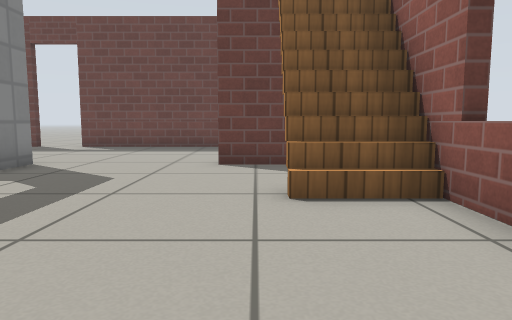
[1] (above)

12 first-person views from a walk through a robot-simulator world made for Gazebo. The camera is 0.5 m above the floor, tilts 6° down and sees 70° across. The floor is counted in squares, 0.5 m on a side. Each view is taken from the middle of a square. On the plan, view 1 faces up. The plan holds only what a view shows up to about 13 squares ahead; the rest is blank. Gazebo's built-in surfaces are drawn with simple patterns.

[2]
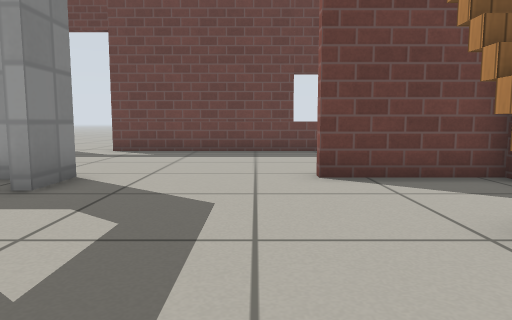

[3]
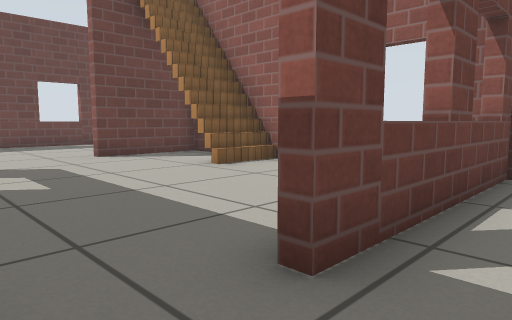

[4]
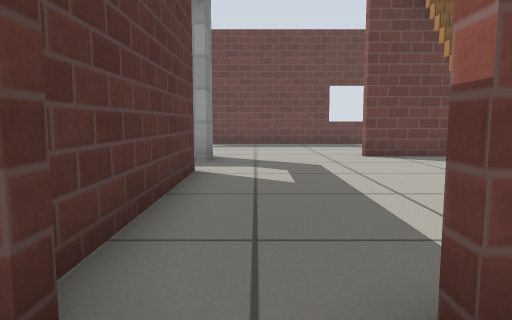

[5]
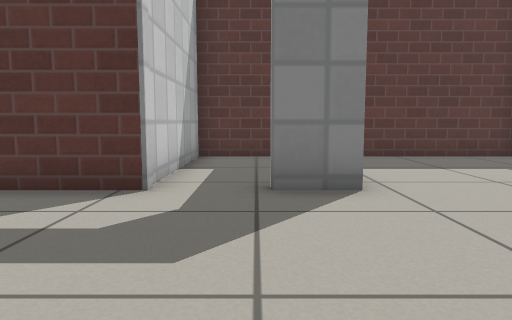

[6]
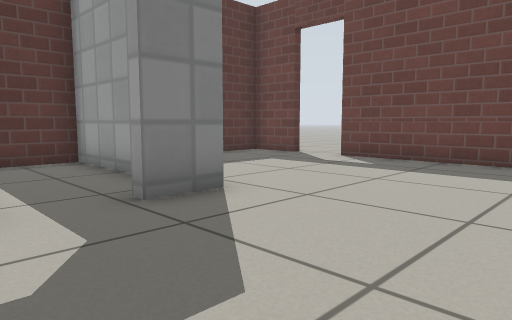

[7]
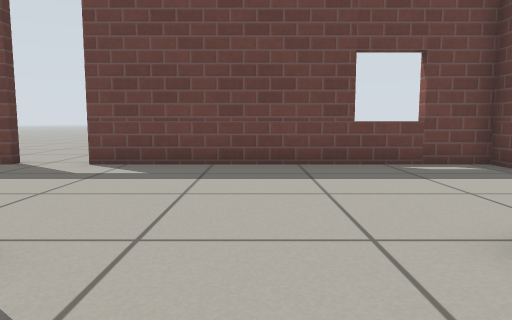

[8]
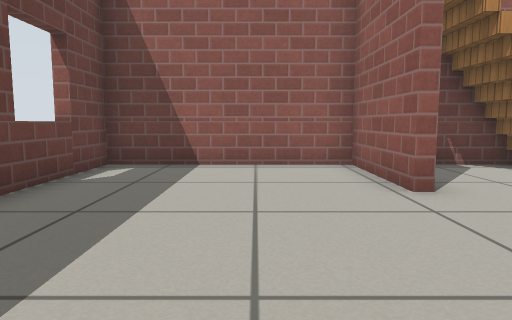

[9]
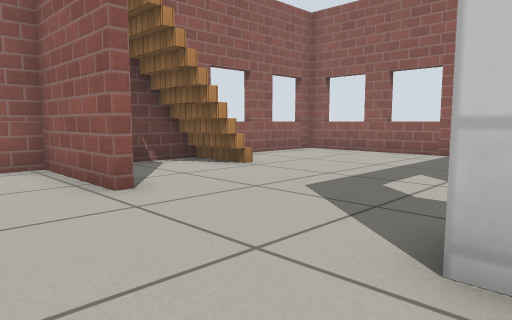

[10]
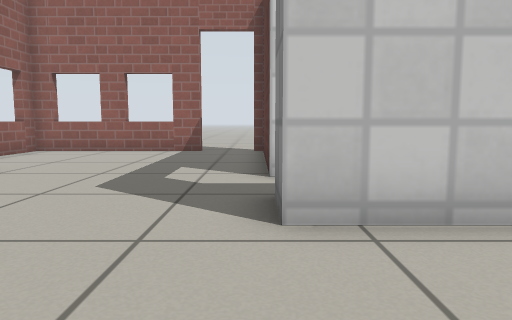

[11]
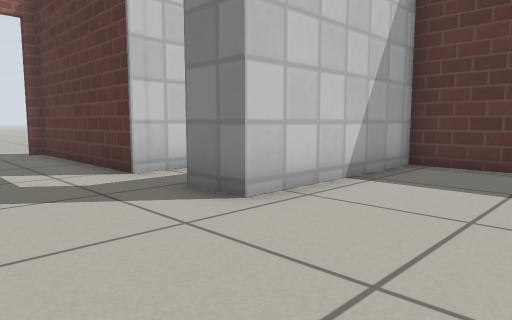

[12]
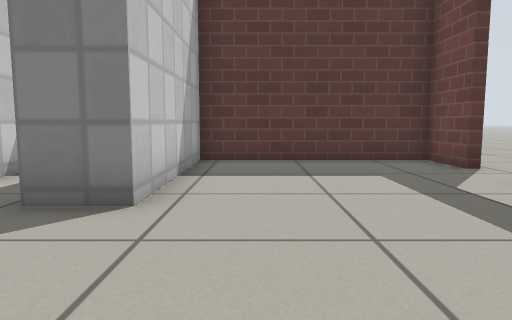

### Floor plan
Points are (right, up) in squares from view 1. A wall is a line through its corners. A room is listed if a view was taken in it or the views show most of it. See-through windows are left out.
Room 1 (views 1, 2, 5, 6, 7, 8, 9, 10, 11, 12)
walls: (-5.2, 5.4) (-5.2, -0.4); (-3.1, -0.4) (2.4, -0.4) (2.4, 8.5) (-0.9, 8.5) (-0.9, 8.8) (2.4, 8.8) (2.4, 14.5) (-6.9, 14.5); (-0.6, -0.7) (-0.6, -0.2); (-8.7, 14.5) (-10.5, 14.5) (-10.5, 8.6) (-5.2, 8.6) (-5.2, 7.2); (1.8, -0.7) (1.8, -0.2)
ways out: open door at (-5, 6.5) to room 3; open door at (-7.5, 15)
objects: stairs (1, 5) to (2, 6)
Room 2 (views 3, 4)
walls: (2.5, -0.7) (-3.1, -0.7)
ways out: opening at (-5, -2); open door at (-4.5, -0.5)
Room 3 (no view inside)
walls: (-5.6, 8.3) (-10.5, 8.3) (-10.5, 5.4) (-5.2, 5.4); (-5.2, 7.2) (-5.6, 7.2)
ways out: open door at (-5, 6.5) to room 1

Positions as (right, up) in squares from view 1, and headings:
1: (0, 0), facing up
2: (-2, 2), facing up
3: (-5, -2), facing up-right
4: (-4, -2), facing up
5: (0, 7), facing left
6: (-1, 5), facing up-left
7: (-3, 6), facing up
8: (-6, 11), facing right
9: (-6, 11), facing down-right
10: (-5, 12), facing down
11: (-2, 12), facing down-left
12: (-1, 10), facing left
